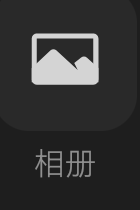
#> input picture plugin/assets/templates/wechat-album.png, 140 x 210 px
$ python find_template.py ../templates/wechat-album.png ../templates/wechat-group-row.png
#> lines starting #> are read from the running program, lines starting #| are printed output that depends on the picture
import json
import sys
import cv2

# usage: find_template.py <screenshot> <template> [x y w h]
shot_path = sys.argv[1]
tpl_path = sys.argv[2]
roi = None
if len(sys.argv) >= 7:
    roi = tuple(int(v) for v in sys.argv[3:7])

img = cv2.imread(shot_path, cv2.IMREAD_GRAYSCALE)
#> img is the input picture: shape (210, 140); min 30, max 212, mean 52.1
tpl = cv2.imread(tpl_path, cv2.IMREAD_GRAYSCALE)
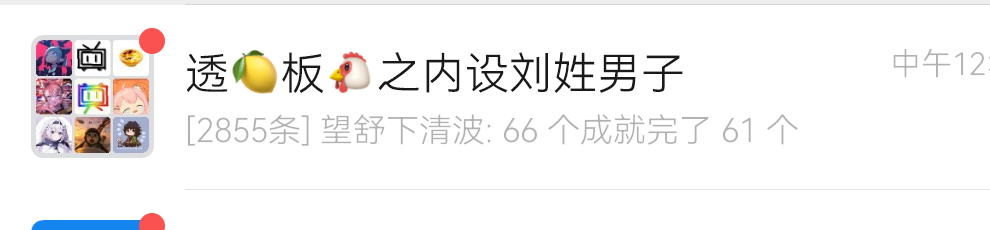
#> input picture plugin/assets/templates/wechat-group-row.png, 990 x 230 px
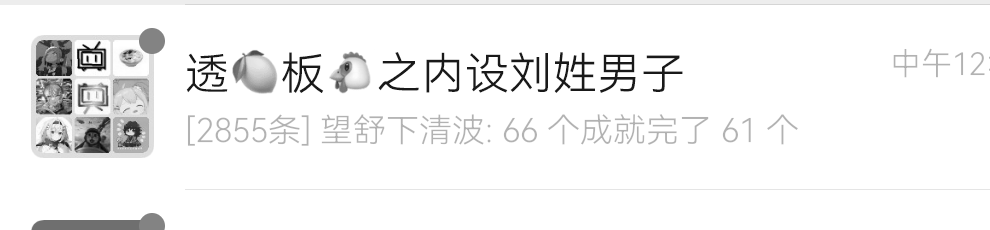
#> tpl: shape (230, 990); min 0, max 255, mean 242.3
if img is None or tpl is None:
    print(json.dumps({"found": False, "error": "image load failed"}))
    sys.exit(0)

offset_x = offset_y = 0
if roi is not None:
    x, y, w, h = roi
    if x < 0 or y < 0 or w <= 0 or h <= 0 or x + w > img.shape[1] or y + h > img.shape[0]:
        print(json.dumps({"found": False, "error": "invalid roi"}))
        sys.exit(0)
    img = img[y:y + h, x:x + w]
    offset_x, offset_y = x, y

if tpl.shape[0] > img.shape[0] or tpl.shape[1] > img.shape[1]:
    print(json.dumps({"found": False, "error": "template larger than roi"}))
    sys.exit(0)
#> (the program exits here)
